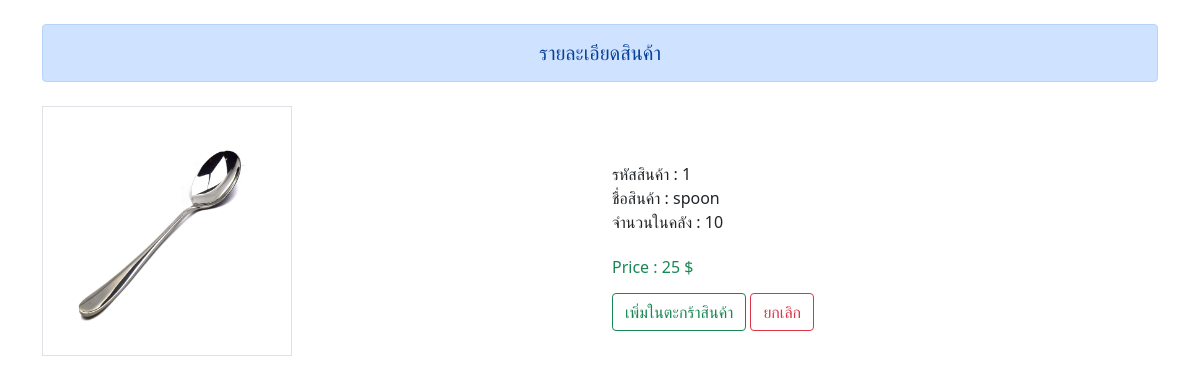
The page /backend/detail.php?id=1 on the database its author committed.
### tables this page shows
CREATE TABLE `product` (
  `p_id` int(5) NOT NULL,
  `p_price` int(10) NOT NULL,
  `p_name` varchar(40) NOT NULL,
  `qty_onhand` int(3) NOT NULL,
  `p_type_id` int(5) NOT NULL,
  `p_img` varchar(200) NOT NULL
);

### backend/detail.php (the view, shortened to what this page needs)
<?php include "condb.php";
session_start();?>
<!DOCTYPE html>
<html lang="en">
<head>
    <link href="https://cdn.jsdelivr.net/npm/bootstrap@5.0.2/dist/css/bootstrap.min.css" rel="stylesheet">
</head>
<body>
<div class="container">
    <table class="table table-striped">
    <div class= " h5 text-center alert alert-primary mb-2 mt-4" role="alert"> รายละเอียดสินค้า </div>
  <div class="row">
  <?php
  $ids=$_GET['id'];
    $sql ="SELECT * FROM product WHERE p_type_id= p_type_id AND product.p_id='$ids' ";
    $result = mysqli_query($con,$sql);
    $row=mysqli_fetch_array($result);
?>
    <div class="col-md-6 ">
      <img src="p_img/<?=$row['p_img']?>" width="250px" class="mt-3 p-2 my-2 border " />
    </div>
    <div class="col-md-4">
        <br><br><br>
    รหัสสินค้า : <?=$row['p_id']?> <br>
       ชื่อสินค้า : <?=$row['p_name']?> <br>
        จำนวนในคลัง : <?=$row['qty_onhand']?> <br><br>
         <h6 class="text-success" >Price : <?=$row['p_price']?> $ <br>
         <a class="btn btn-outline-success mt-3" href="order.php?id=<?=$row['p_id']?>">เพิ่มในตะกร้าสินค้า</a>
         <a href="show_product.php"><button type="button" class="btn btn-outline-danger mt-3">ยกเลิก</button></a>
    </div>
  </div>
</div>
</body>
</html>

### rows shown on the page
product: p_img (picture), p_id "1", p_name "spoon", qty_onhand "10", p_price "25"
